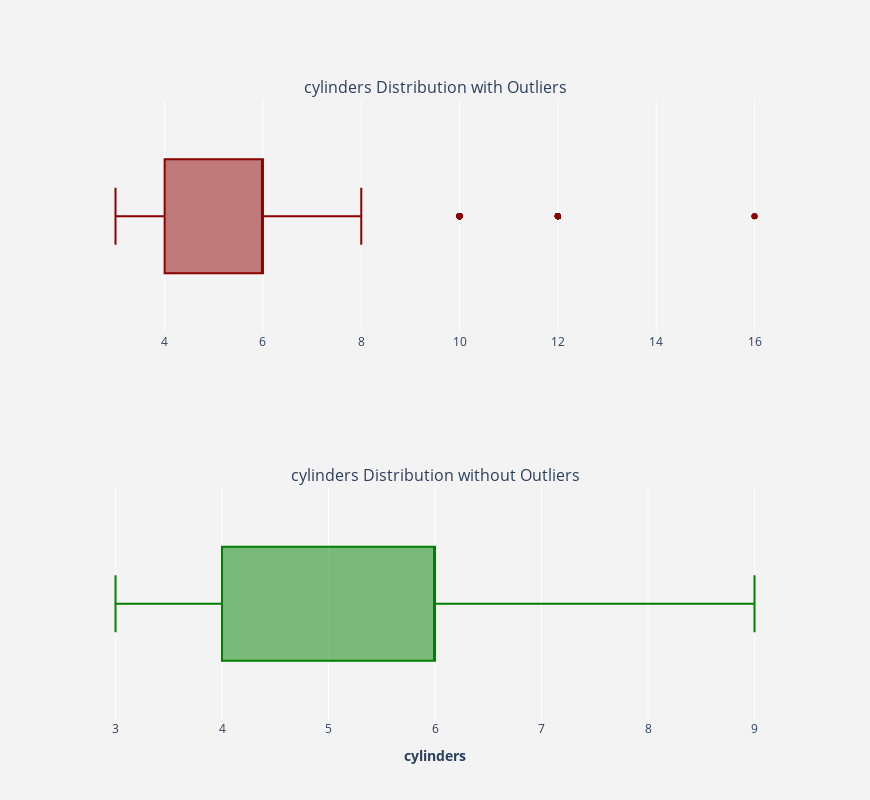

Source (notebook cell):
### Code cell
plotBoxPlot(data_num_features.cylinders,replaceOutliers(data_num_features.cylinders))

### Figure 1 — Plotly figure (JSON) as saved in the notebook; plotly's stock layout.template omitted (floating-point values rounded to 4 significant figures; data arrays with more than 128 entries replaced by an {"elided": "..."} marker saying what was removed)
{"data": [{"marker": {"color": "darkred"}, "name": "", "type": "box", "x": {"elided": "7384 int values"}, "xaxis": "x", "yaxis": "y"}, {"marker": {"color": "green"}, "name": "", "type": "box", "x": {"elided": "7384 int values"}, "xaxis": "x2", "yaxis": "y2"}], "layout": {"annotations": [{"font": {"size": 16}, "showarrow": false, "text": "cylinders Distribution with Outliers", "x": 0.5, "xanchor": "center", "xref": "paper", "y": 1, "yanchor": "bottom", "yref": "paper"}, {"font": {"size": 16}, "showarrow": false, "text": "cylinders Distribution without Outliers", "x": 0.5, "xanchor": "center", "xref": "paper", "y": 0.375, "yanchor": "bottom", "yref": "paper"}], "height": 800, "paper_bgcolor": "rgb(243, 243, 243)", "plot_bgcolor": "rgb(243, 243, 243)", "showlegend": false, "width": 870, "xaxis": {"anchor": "y", "domain": [0, 1]}, "xaxis2": {"anchor": "y2", "domain": [0, 1], "title": {"text": "<b>cylinders</b>"}}, "yaxis": {"anchor": "x", "domain": [0.625, 1]}, "yaxis2": {"anchor": "x2", "domain": [0, 0.375]}}}
